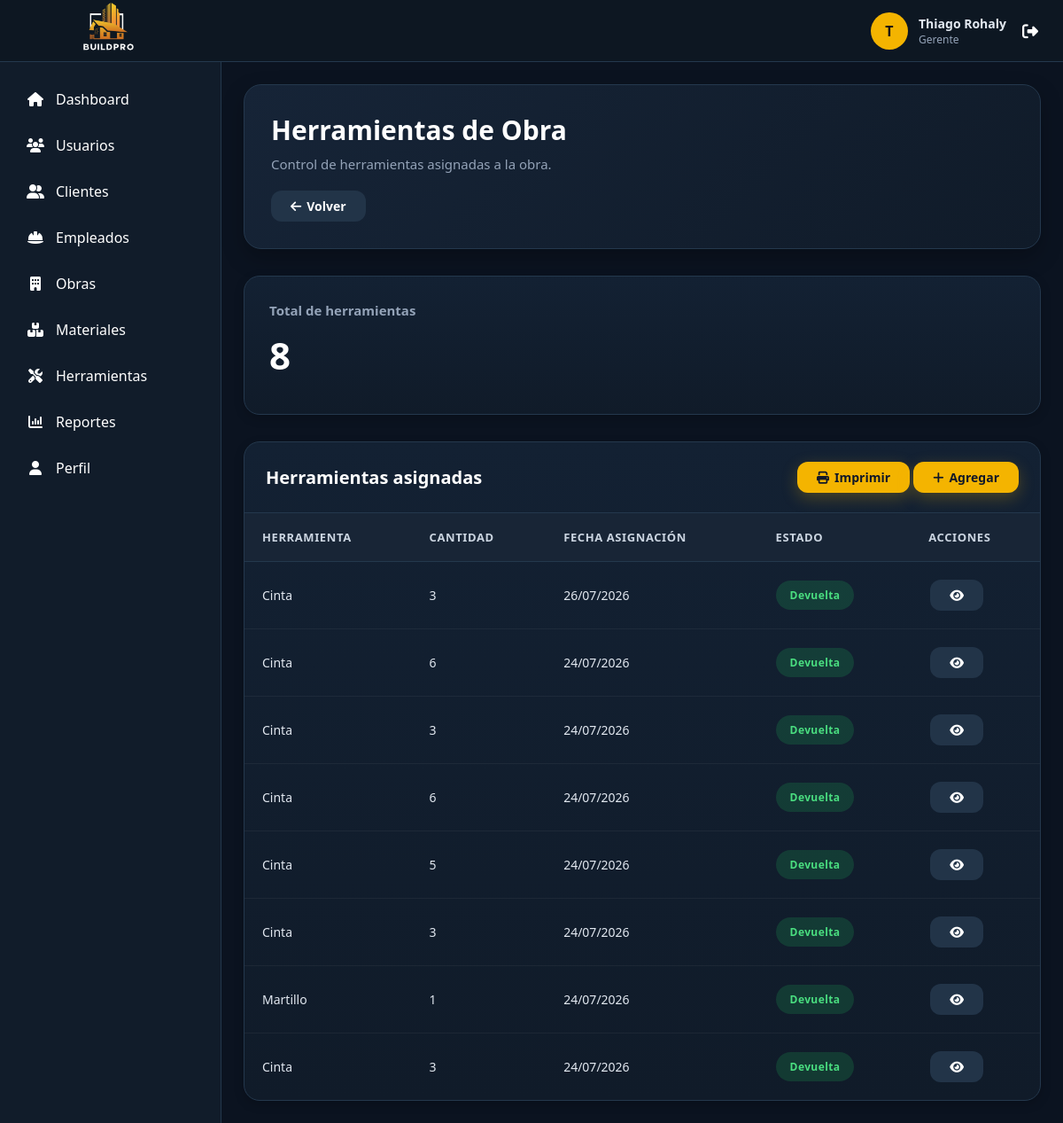
The app's page /controladores/HerramientaObraController.php?accion=listar&id_obra=9 (signed in), older data.
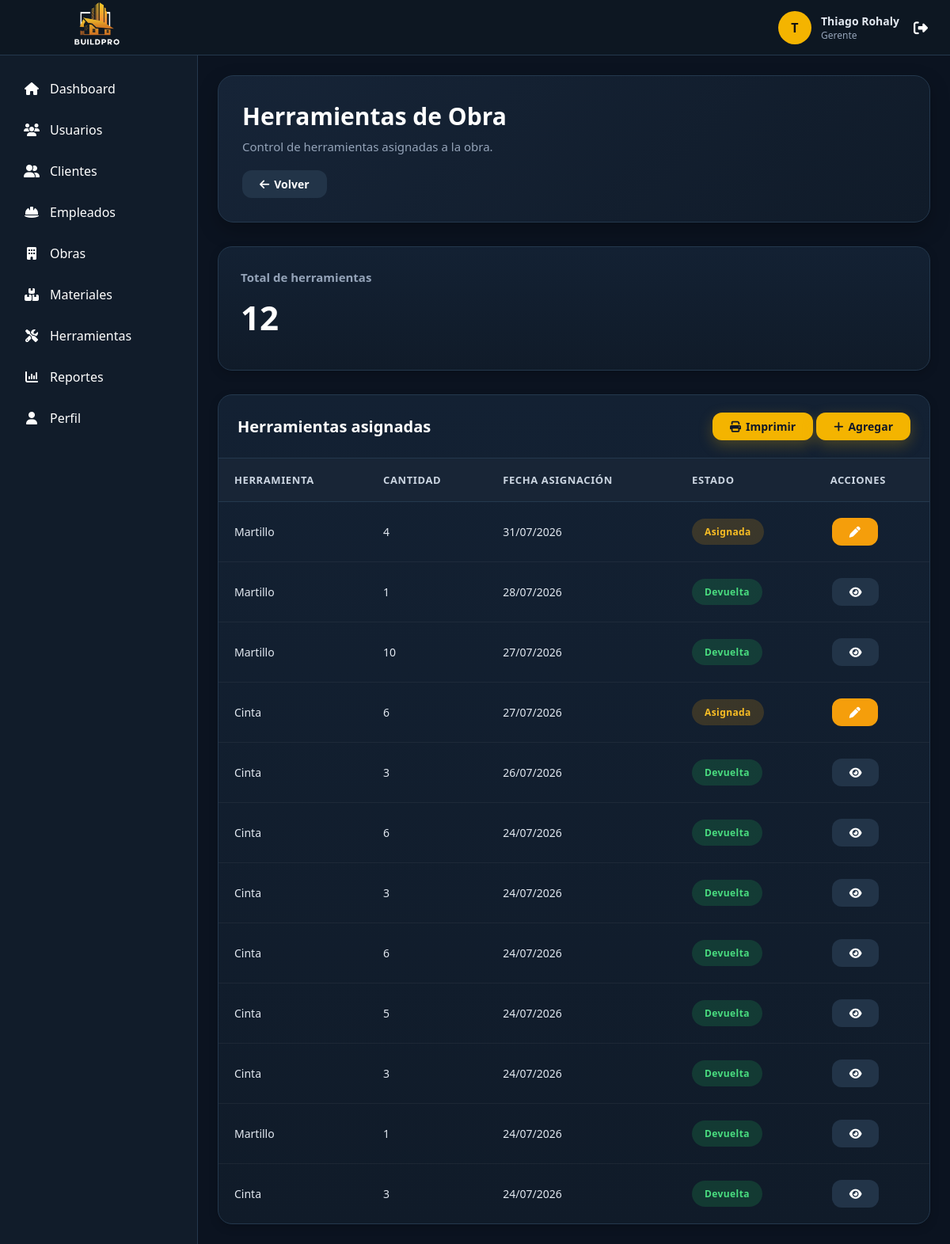
The same page, newer data.
### tables this page shows
CREATE TABLE `herramienta_obra` (
  `id_herramienta_obra` int(11) NOT NULL,
  `id_herramienta` int(11) NOT NULL,
  `cantidad_asignada` int(11) NOT NULL DEFAULT 1,
  `cantidad_devuelta` int(11) NOT NULL DEFAULT 0,
  `id_obra` int(11) NOT NULL,
  `cantidad` int(11) NOT NULL,
  `fecha_asignacion` date NOT NULL,
  `fecha_devolucion` date DEFAULT NULL,
  `observaciones` text DEFAULT NULL,
  `id_estado_herramienta` int(11) NOT NULL DEFAULT 2
);

CREATE TABLE `herramienta` (
  `id_herramienta` int(11) NOT NULL,
  `nombre` varchar(100) NOT NULL,
  `tipo` varchar(50) DEFAULT NULL,
  `marca` varchar(100) DEFAULT NULL,
  `modelo` varchar(100) DEFAULT NULL,
  `cantidad_total` int(11) DEFAULT 1,
  `fecha_adquisicion` date DEFAULT NULL,
  `costo` decimal(12,2) DEFAULT NULL
);

CREATE TABLE `estado_herramienta` (
  `id_estado_herramienta` int(11) NOT NULL,
  `nombre` varchar(50) NOT NULL
);

### modelos/Conexion.php (called while the page is built)
<?php
class Conexion {
    private $host = "localhost";
    private $usuario = "root";
    private $password = "";
    private $baseDatos = "constructora";
    public function conectar(){
        try {
            $conexion = new PDO(
                "mysql:host=".$this->host.";dbname=".$this->baseDatos.";charset=utf8",
                $this->usuario,
                $this->password
            );
            $conexion->setAttribute(
                PDO::ATTR_ERRMODE,
                PDO::ERRMODE_EXCEPTION
            );
            return $conexion;
        } catch(PDOException $e){
            die("Error de conexión: ".$e->getMessage());
        }
    }
}
?>

### modelos/HerramientaObra.php (called while the page is built, shortened)
<?php
require_once "Conexion.php";
class HerramientaObra
{
    private $conexion;
    public function __construct()
    {
        $db = new Conexion();
        $this->conexion = $db->conectar();
    }
 public function obtenerPorObra($id_obra)
{
    $sql = "
    SELECT
        ho.id_herramienta_obra,
        h.nombre AS herramienta,
        ho.cantidad,
        ho.fecha_asignacion,
        ho.fecha_devolucion,
        eh.nombre AS estado
    FROM herramienta_obra ho
    INNER JOIN herramienta h
    ON ho.id_herramienta = h.id_herramienta
    INNER JOIN estado_herramienta eh
    ON ho.id_estado_herramienta = eh.id_estado_herramienta
    WHERE ho.id_obra = ?
    ORDER BY ho.id_herramienta_obra DESC
    ";
    $stmt = $this->conexion->prepare($sql);
    $stmt->execute([$id_obra]);
    return $stmt->fetchAll(PDO::FETCH_ASSOC);
}
}

### vistas/obras/herramientas/index.php (the view, shortened to what this page needs)
<?php
$cantidad = count($herramientas);
require_once __DIR__ . "/../../../layouts/header.php";
require_once __DIR__ . "/../../../layouts/sidebar.php";
?>
<main class="content">
    <div class="page-header">
        <div>
            <h1 class="page-title">
                Herramientas de Obra
            </h1>
            <p class="page-subtitle">
                Control de herramientas asignadas a la obra.
            </p>
        </div>
        <a
            href="/empresa_constructora/vistas/obras/ver.php?id=<?= $_GET["id_obra"] ?>"
            class="btn btn-secondary">
            <i class="fa-solid fa-arrow-left"></i>
            Volver
        </a>
    </div>
    <div class="cards-grid">
        <div class="dashboard-card">
            <h3>
                Total de herramientas
            </h3>
            <h2>
                <?= $cantidad ?>
            </h2>
        </div>
    </div>
    <div class="table-container">
        <div class="table-header">
            <h2>
                Herramientas asignadas
            </h2>
            <div>
                <button
                    onclick="window.print()"
                    class="btn btn-primary">
                    <i class="fa-solid fa-print"></i>
                    Imprimir
                </button>
                <a
                    href="/empresa_constructora/controladores/HerramientaObraController.php?accion=crear&id_obra=<?= $_GET["id_obra"] ?>"
                    class="btn btn-primary">
                    <i class="fa-solid fa-plus"></i>
                    Agregar
                </a>
            </div>
        </div>
        <?php if (count($herramientas) > 0) { ?>
            <table class="table">
                <thead>
                    <tr>
                        <th>
                            Herramienta
                        </th>
                        <th>
                            Cantidad
                        </th>
                        <th>
                            Fecha asignación
                        </th>
                        <th>
                            Estado
                        </th>
                        <th class="no-print">
                            Acciones
                        </th>
                    </tr>
                </thead>
                <tbody>
                    <?php foreach ($herramientas as $herramienta) { ?>
                        <tr>
                            <td>
                                <?= htmlspecialchars($herramienta["herramienta"]) ?>
                            </td>
                            <td>
                                <?= htmlspecialchars($herramienta["cantidad"]) ?>
                            </td>
                            <td>
                                <?= date("d/m/Y", strtotime($herramienta["fecha_asignacion"])) ?>
                            </td>
                            <td>
                                <?php
                                $clase = "badge-secondary";
                                switch ($herramienta["estado"]) {
                                    case "Asignada":
                                        $clase = "badge-warning";
                                        break;
                                    case "Devuelta":
                                        $clase = "badge-success";
                                        break;
                                }
                                ?>
                                <span class="badge <?= $clase ?>">
                                    <?= htmlspecialchars($herramienta["estado"]) ?>
                                </span>
                            </td>
                            <td class="no-print">
                                <?php if ($herramienta["estado"] == "Asignada") { ?>
                                    <a
                                        href="/empresa_constructora/controladores/HerramientaObraController.php?accion=editar&id=<?= $herramienta["id_herramienta_obra"] ?>&id_obra=<?= $_GET["id_obra"] ?>"
                                        class="btn btn-warning">
                                        <i class="fa-solid fa-pen"></i>
                                    </a>
                                <?php } else { ?>
                                    <a
                                        href="/empresa_constructora/controladores/HerramientaObraController.php?accion=editar&id=<?= $herramienta["id_herramienta_obra"] ?>&id_obra=<?= $_GET["id_obra"] ?>"
                                        class="btn btn-secondary">
                                        <i class="fa-solid fa-eye"></i>
                                    </a>
                                <?php } ?>
                            </td>
                        </tr>
                    <?php } ?>
                </tbody>
            </table>
        <?php } ?>
    </div>
</main>
<?php require_once __DIR__ . "/../../../layouts/footer.php"; ?>

### controladores/HerramientaObraController.PHP (shortened to what this page needs)
<?php
require_once "../modelos/HerramientaObra.php";
class HerramientaObraController
{
    private $herramientaObra;
    public function __construct()
    {
        $this->herramientaObra = new HerramientaObra();
    }
    public function listar()
    {
        $id_obra = $_GET["id_obra"] ?? 0;
        $herramientas = $this->herramientaObra->obtenerPorObra($id_obra);
        require_once "../vistas/obras/herramientas/index.php";
    }
}
$controller = new HerramientaObraController();
$accion = $_GET["accion"] ?? "listar";
if (method_exists($controller, $accion)) {
    $controller->$accion();
} else {
    echo "Acción no válida";
}

### layouts/header.php (shortened to what this page needs)
<!DOCTYPE html>
<html lang="es">
<head>
    <link rel="stylesheet" href="https://cdnjs.cloudflare.com/ajax/libs/font-awesome/6.7.2/css/all.min.css">
    <link rel="stylesheet" href="/empresa_constructora/assets/css/layout.css">
    <link rel="stylesheet" href="/empresa_constructora/assets/css/components.css">
</head>
<body>
<header class="navbar no-print">
    <div class="logo" style=" width: 250px;">
        <span><img src="../../assets/img/logo.png" width="85px" style="margin-left: 60%;"></span>
    </div>
    <div class="navbar-right">
        <div class="user">
            <div class="avatar">
                <?= strtoupper(substr($_SESSION['usuario']['nombre'],0,1)); ?>
            </div>
            <div class="user-info">
                <h4>
                    <?= $_SESSION['usuario']['nombre']." ".$_SESSION['usuario']['apellido']; ?>
                </h4>
                <p>
                    <?= $_SESSION['usuario']['rol']; ?>
                </p>
            </div>
        </div>
        <a
        href="/empresa_constructora/controladores/LogoutController.php"
        class="logout">
            <i class="fa-solid fa-right-from-bracket"></i>
        </a>
    </div>
</header>
<div class="container">

### layouts/sidebar.php
<?php
require_once __DIR__ . "/../config/menu.php";
$rol = $_SESSION['usuario']['rol'];
$rutaActual = $_SERVER['REQUEST_URI'];
?>
<aside class="sidebar">
    <?php foreach ($menu[$rol] as $item) {
        $activo = strpos($rutaActual, $item[2]) !== false;
    ?>
        <a
            href="<?= $item[2] ?>"
            class="<?= $activo ? 'active' : '' ?>">
            <i class="<?= $item[0] ?>"></i>
            <span>
                <?= $item[1] ?>
            </span>
        </a>
    <?php } ?>
</aside>

### layouts/footer.php (shortened to what this page needs)
</div>
</body>
</html>

### assets/css/layout.css (style rules this page uses)
:root { --bg:#070d14; --surface:#111e2b; --surface-light:#182838; --surface-hover:#223448; --primary:#ffb703; --primary-hover:#fb8500; --text:#ffffff; --text-secondary:#94a3b8; --border:rgba(255,255,255,.08); --sidebar-width:250px; --navbar-height:70px; --radius:14px; --shadow: 0 8px 30px rgba(0,0,0,.25); }
* { margin:0; padding:0; box-sizing:border-box; font-family:"Segoe UI",sans-serif; }
html, body { width:100%; min-height:100%; overflow-x:hidden; }
body { background:var(--bg); color:var(--text); }
.navbar { position:fixed; top:0; left:0; right:0; height:var(--navbar-height); background:#0d1722; border-bottom:1px solid var(--border); display:flex; justify-content:space-between; align-items:center; padding:0 28px; z-index:1100; }
.logo { display:flex; align-items:center; gap:8px; font-size:24px; font-weight:800; letter-spacing:2px; }
.logo span { color:var(--primary); }
.navbar-right { display:flex; align-items:center; gap:18px; }
.user { display:flex; align-items:center; gap:12px; }
.avatar { width:42px; height:42px; border-radius:50%; background:var(--primary); color:#111; font-weight:700; display:flex; justify-content:center; align-items:center; }
.user-info h4 { font-size:14px; }
.user-info p { font-size:12px; color:var(--text-secondary); }
.logout { color:white; font-size:18px; transition:.25s; }
.sidebar { position:fixed; top:var(--navbar-height); left:0; bottom:0; width:var(--sidebar-width); background:var(--surface); border-right:1px solid var(--border); padding:18px 14px; overflow-y:auto; transition:.3s; z-index:1050; }
.sidebar a { display:flex; align-items:center; gap:12px; color:white; text-decoration:none; padding:13px 15px; border-radius:12px; transition:.25s; margin-bottom:4px; }
.sidebar a i { width:22px; text-align:center; }
.content { margin-left:var(--sidebar-width); margin-top:var(--navbar-height); min-height:calc(100vh - var(--navbar-height)); padding:30px; background:var(--bg); }
.page-title { margin-bottom:25px; }
@media (max-width:1200px) { .content { padding:25px; } }
.sidebar { transition: left .30s ease, width .30s ease; }
.content { transition: margin-left .30s ease, width .30s ease, padding .30s ease; }
.sidebar a { transition: background .25s, color .25s, transform .20s; }
img { max-width:100%; height:auto; }
table { width:100%; }
button, input, select, textarea { font:inherit; }
a { color:inherit; }

Row changes from the older to the newer data that the page shows:
added herramienta_obra: id_herramienta.nombre "Martillo", cantidad "4", fecha_asignacion "31/07/2026", id_estado_herramienta.nombre "Asignada"
added herramienta_obra: id_herramienta.nombre "Martillo", cantidad "1", fecha_asignacion "28/07/2026", id_estado_herramienta.nombre "Devuelta"
added herramienta_obra: id_herramienta.nombre "Martillo", cantidad "10", fecha_asignacion "27/07/2026", id_estado_herramienta.nombre "Devuelta"
added herramienta_obra: id_herramienta.nombre "Cinta", cantidad "6", fecha_asignacion "27/07/2026", id_estado_herramienta.nombre "Asignada"
Text that changed along with them:
$cantidad: "8" → "12"
